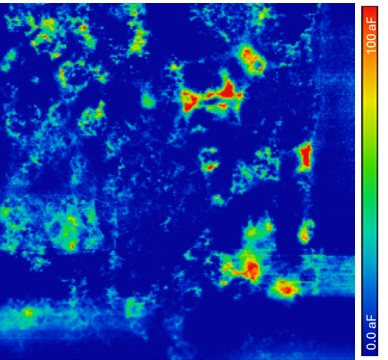
#> input picture examples/example_heatmap.png, 388 x 360 px
$ python -i detection.py   (imports and definitions only)
#> lines starting #> are read from the running program, lines starting #| are printed output that depends on the picture; after the words box and inside, x2 and y2 are one past the last pixel; in counts of white or black regions, pixels touching at a corner belong together
"""
detection.py

Automatic detection of:
- heatmap region
- colorbar region
"""

import cv2
import numpy as np
import matplotlib.pyplot as plt


def detect_heatmap_and_colorbar(
    image_file,
    saturation_threshold=20,
    min_area_fraction=0.0001,
    debug=False
):
    """
    Automatically detect heatmap and colorbar.

    Parameters
    ----------
    image_file : str

    saturation_threshold : int
        HSV saturation threshold.

    min_area_fraction : float

    debug : bool

    Returns
    -------
    HEATMAP : tuple
        (x0, y0, x1, y1)

    COLORBAR : tuple
        (x0, y0, x1, y1)
    """
#> called with image_file = '../../examples/example_heatmap.png', saturation_threshold = 20, min_area_fraction = 0.0001, debug = False

    img_bgr = cv2.imread(str(image_file))
#> img_bgr is the input picture: shape (360, 388, 3); mean B, G, R 164.4, 59.6, 25.1

    choice = input(
    "\nUse automatic detection? [Y/n]: "
    ).strip().lower()
#> the answer given: y

    if choice == "n":
        return manual_region_selection(image_file)


    if img_bgr is None:
        raise FileNotFoundError(image_file)

    img = cv2.cvtColor(
        img_bgr,
        cv2.COLOR_BGR2RGB
    )

    h_img, w_img = img.shape[:2]
#> h_img = 360; w_img = 388

    # --------------------------------------------------
    # HSV saturation mask
    # --------------------------------------------------

    hsv = cv2.cvtColor(
        img,
        cv2.COLOR_RGB2HSV
    )
#> hsv: shape (360, 388, 3); mean H, S, V 107.1, 233.9, 176

    saturation = hsv[:, :, 1]
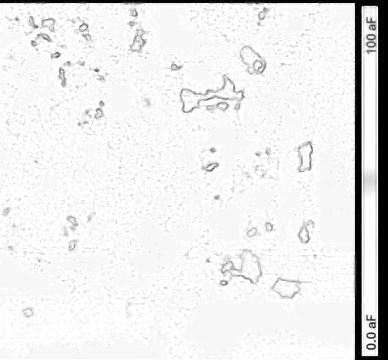
#> saturation: shape (360, 388); min 0, max 255, mean 233.9

    mask = (
        saturation >
        saturation_threshold
    ).astype(np.uint8)
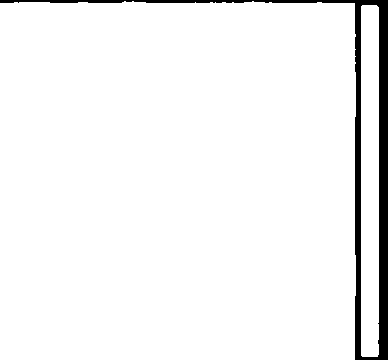
#> mask: shape (360, 388); values 0 (black) and 1 (white), 95.4% white; 1 black region, box (x1, y1, x2, y2) and area: (0, 0, 388, 360) 6413

    # --------------------------------------------------
    # Clean mask
    # --------------------------------------------------

    kernel = np.ones((3, 3), np.uint8)

    mask = cv2.morphologyEx(
        mask,
        cv2.MORPH_CLOSE,
        kernel,
        iterations=2
    )
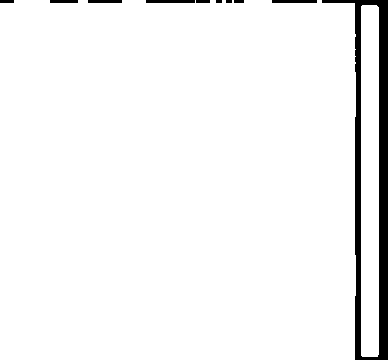
#> mask: shape (360, 388); values 0 (black) and 1 (white), 95.6% white; 10 black regions (2 under 20 px), largest, box (x1, y1, x2, y2) and area: (322, 0, 388, 360) 5557, (146, 0, 195, 3) 147, (272, 0, 317, 3) 135

    # --------------------------------------------------
    # Connected components
    # --------------------------------------------------

    nlabels, labels, stats, _ = (
        cv2.connectedComponentsWithStats(
            mask,
            connectivity=8
        )
    )
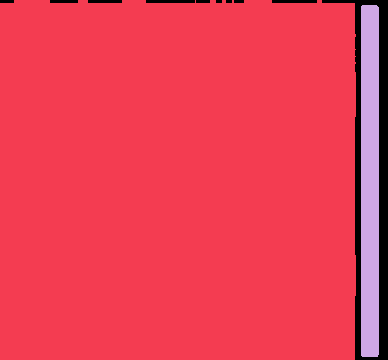
#> labels: shape (360, 388) int32; 3 distinct labels, from 0 to 2; one colour per label, 0 black
#> nlabels = 3; stats = [[0, 0, 388, 360, 6175], [0, 0, 356, 360, 127176], [361, 5, 18, 352, 6329]]

    min_area = (
        h_img *
        w_img *
        min_area_fraction
    )
#> min_area = 13.97

    components = []

    for i in range(1, nlabels):

        x = stats[i, cv2.CC_STAT_LEFT]
        y = stats[i, cv2.CC_STAT_TOP]
        w = stats[i, cv2.CC_STAT_WIDTH]
        h = stats[i, cv2.CC_STAT_HEIGHT]
        area = stats[i, cv2.CC_STAT_AREA]

        if area < min_area:
            continue

        components.append({
            "x": x,
            "y": y,
            "w": w,
            "h": h,
            "area": area,
            "aspect": w / h
        })
#> this loop made 2 passes
#> after the loop, components = 2 items


    print(
    f"Detected {len(components)} components"
    )
#| Detected 2 components

    for i, c in enumerate(components):

        print(
            f"{i}: "
            f"area={c['area']}, "
            f"w={c['w']}, "
            f"h={c['h']}"
        )
#> this loop made 2 passes
#| 0: area=127176, w=356, h=360
#| 1: area=6329, w=18, h=352

    if len(components) < 2:

        plt.figure(figsize=(8,6))
        plt.imshow(mask, cmap="gray")
        plt.title("Detection Mask")
        plt.show()

        print("Automatic detection failed.")
        print("Switching to manual selection...")

        return manual_region_selection(image_file)


    # --------------------------------------------------
    # Heatmap detection
    # Largest roughly-square component
    # --------------------------------------------------

    heatmap_score = []

    for c in components:

        aspect = c["w"] / c["h"]

        score = (
            c["area"]
            - 5000 * abs(aspect - 1)
        )

        heatmap_score.append(score)
#> this loop made 2 passes
#> (aspect, score) on passes 1 to 2: (0.989, 127120.4), (0.0511, 1584.7)
#> after the loop, heatmap_score = [127120.4, 1584.7]

    heatmap = components[
        np.argmax(heatmap_score)
    ]
#> heatmap = {'x': 0, 'y': 0, 'w': 356, 'h': 360, 'area': 127176, 'aspect': 0.989}

    # --------------------------------------------------
    # Colorbar detection
    # Tall narrow region
    # --------------------------------------------------

    colorbar_candidates = []

    for c in components:

        if c is heatmap:
            continue

        ratio = c["h"] / max(c["w"], 1)

        if ratio > 2:

            distance = abs(
                c["x"]
                -
                (
                    heatmap["x"]
                    +
                    heatmap["w"]
                )
            )

            score = (
                ratio * 100
                -
                distance * 0.1
            )

            colorbar_candidates.append(
                (score, c)
            )
#> this loop made 2 passes
#> (ratio, distance, score) on pass 2: (19.56, 5, 1955.1)
#> after the loop, colorbar_candidates = 1 item

    if len(colorbar_candidates) == 0:
        print("Automatic detection failed.")
        print("Switching to manual selection...")

        return manual_region_selection(image_file)


    colorbar = max(
        colorbar_candidates,
        key=lambda x: x[0]
    )[1]
#> colorbar = {'x': 361, 'y': 5, 'w': 18, 'h': 352, 'area': 6329, 'aspect': 0.0511}

    # --------------------------------------------------
    # Convert format
    # --------------------------------------------------

    HEATMAP = (
        heatmap["x"],
        heatmap["y"],
        heatmap["x"] + heatmap["w"],
        heatmap["y"] + heatmap["h"]
    )
#> HEATMAP = (0, 0, 356, 360)

    COLORBAR = (
        colorbar["x"],
        colorbar["y"],
        colorbar["x"] + colorbar["w"],
        colorbar["y"] + colorbar["h"]
    )
#> COLORBAR = (361, 5, 379, 357)

    # --------------------------------------------------
    # Debug plot
    # --------------------------------------------------

    if debug:

        fig, ax = plt.subplots(
            figsize=(8, 6)
        )

        ax.imshow(img)

        hx0, hy0, hx1, hy1 = HEATMAP

        rect1 = plt.Rectangle(
            (hx0, hy0),
            hx1 - hx0,
            hy1 - hy0,
            fill=False,
            linewidth=3
        )

        ax.add_patch(rect1)

        cx0, cy0, cx1, cy1 = COLORBAR

        rect2 = plt.Rectangle(
            (cx0, cy0),
            cx1 - cx0,
            cy1 - cy0,
            fill=False,
            linewidth=3
        )

        ax.add_patch(rect2)

        ax.set_title(
            "Detected Heatmap and Colorbar"
        )

        plt.show()

    return HEATMAP, COLORBAR

# [69 lines left out: function manual_region_selection, not called in this run]

>>> result = detect_heatmap_and_colorbar('../../examples/example_heatmap.png')
#> result = ((0, 0, 356, 360), (361, 5, 379, 357))
